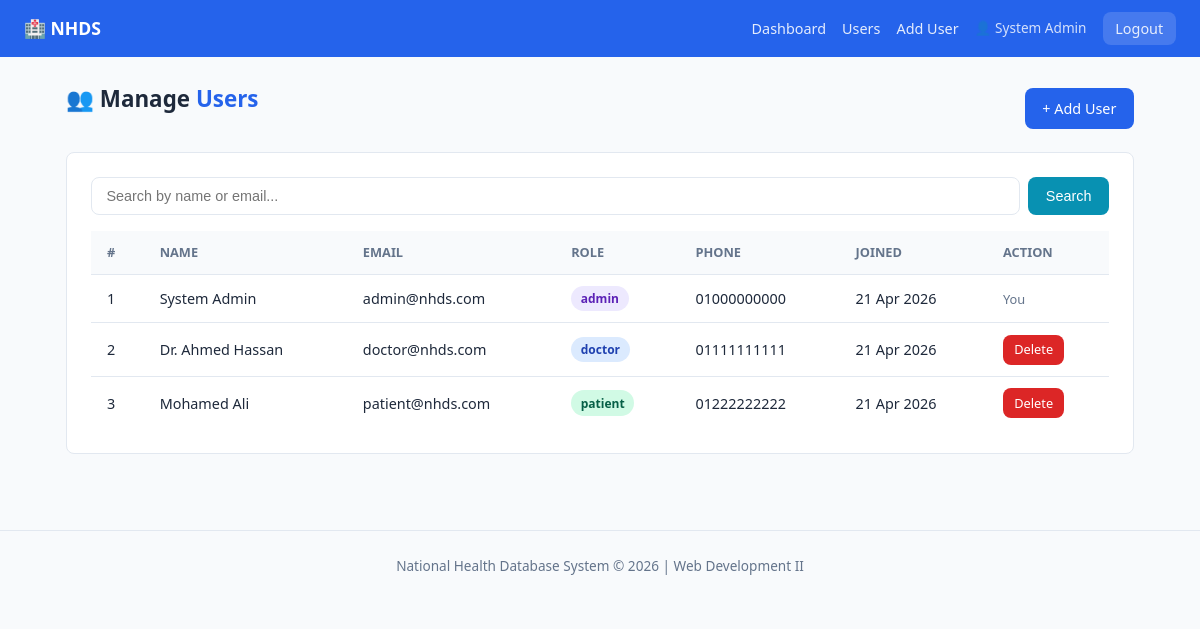
The page /pages/admin/users.php (signed in) on the database its author committed.
### tables this page shows
CREATE TABLE IF NOT EXISTS users (
  id          INT          NOT NULL AUTO_INCREMENT,
  name        VARCHAR(100) NOT NULL,
  email       VARCHAR(150) NOT NULL UNIQUE,
  password    VARCHAR(255) NOT NULL,           
  role        ENUM('admin','doctor','patient') NOT NULL,
  phone       VARCHAR(20)  DEFAULT NULL,
  created_at  TIMESTAMP    NOT NULL DEFAULT CURRENT_TIMESTAMP,

  PRIMARY KEY (id),
  INDEX idx_email (email),
  INDEX idx_role  (role)
);

### classes/Database.php (called while the page is built, shortened)
<?php
class Database {
    private static ?Database $instance = null;
    private PDO $connection;
    private function __construct() {
        $dsn = "mysql:host=" . DB_HOST . ";dbname=" . DB_NAME . ";charset=" . DB_CHAR;
        $options = [
            PDO::ATTR_ERRMODE            => PDO::ERRMODE_EXCEPTION,
            PDO::ATTR_DEFAULT_FETCH_MODE => PDO::FETCH_ASSOC,
            PDO::ATTR_EMULATE_PREPARES   => false,
        ];
        try {
            $this->connection = new PDO($dsn, DB_USER, DB_PASS, $options);
        } catch (PDOException $e) {
            die(json_encode(['error' => 'Database connection failed: ' . $e->getMessage()]));
        }
    }
    public static function getInstance(): Database {
        if (self::$instance === null) {
            self::$instance = new Database();
        }
        return self::$instance;
    }
    public function getConnection(): PDO {
        return $this->connection;
    }
}

### classes/User.php (called while the page is built, shortened)
<?php
class User {
    public function __construct() {
        $this->db = Database::getInstance()->getConnection();
    }
}

### classes/Admin.php (called while the page is built, shortened)
<?php
class Admin extends User {
    public function getUsers(): array {
        $stmt = $this->db->prepare(
            "SELECT id, name, email, role, phone, created_at
             FROM users ORDER BY created_at DESC"
        );
        $stmt->execute();
        return $stmt->fetchAll();
    }
}

### pages/admin/users.php (the view, shortened to what this page needs)
<?php
$admin   = new Admin();
$keyword = htmlspecialchars(trim($_GET['q'] ?? ''));
$users   = $keyword ? $admin->searchUsers($keyword) : $admin->getUsers();
include __DIR__ . '/../../includes/header.php';
?>
<div class="d-flex justify-between align-center mb-2">
  <h1 class="page-title">👥 Manage <span>Users</span></h1>
  <a href="/pages/admin/add_user.php" class="btn btn-primary">+ Add User</a>
</div>
<div class="card">
  <form method="GET" class="d-flex gap-1 mb-2">
    <input type="text" name="q" placeholder="Search by name or email..." value="<?= $keyword ?>" style="flex:1">
    <button class="btn btn-info">Search</button>
  </form>
  <div class="table-wrap">
    <table>
      <thead><tr><th>#</th><th>Name</th><th>Email</th><th>Role</th><th>Phone</th><th>Joined</th><th>Action</th></tr></thead>
      <tbody>
        <?php foreach ($users as $u): ?>
        <tr>
          <td><?= $u['id'] ?></td>
          <td><?= htmlspecialchars($u['name']) ?></td>
          <td><?= htmlspecialchars($u['email']) ?></td>
          <td><span class="badge badge-<?= $u['role'] ?>"><?= $u['role'] ?></span></td>
          <td><?= htmlspecialchars($u['phone'] ?? '—') ?></td>
          <td><?= date('d M Y', strtotime($u['created_at'])) ?></td>
          <td>
            <?php if ($u['id'] != $_SESSION['user_id']): ?>
            <a href="users.php?delete=<?= $u['id'] ?>" class="btn btn-danger btn-sm"
               onclick="return confirm('Delete this user and all their data?')">Delete</a>
            <?php else: ?>
            <span class="text-muted" style="font-size:.8rem">You</span>
            <?php endif; ?>
          </td>
        </tr>
        <?php endforeach; ?>
      </tbody>
    </table>
  </div>
</div>
<?php include __DIR__ . '/../../includes/footer.php'; ?>

### includes/header.php (shortened to what this page needs)
<?php
$role     = $_SESSION['user_role'] ?? '';
$userName = htmlspecialchars($_SESSION['user_name'] ?? '');
?>
<!DOCTYPE html>
<html lang="en">
<head>
    <link rel="stylesheet" href="/assets/style.css">
</head>
<body>
<nav class="navbar">
    <a href="/" class="navbar-brand">🏥 NHDS</a>
    <div class="navbar-links">
        <?php if ($role === 'admin'): ?>
            <a href="/pages/admin/dashboard.php">Dashboard</a>
            <a href="/pages/admin/users.php">Users</a>
            <a href="/pages/admin/add_user.php">Add User</a>
        <?php endif; ?>
        <?php if ($role): ?>
            <span class="nav-user">👤 <?= $userName ?></span>
            <a href="/logout.php" class="btn-logout">Logout</a>
        <?php endif; ?>
    </div>
</nav>
<main class="container">

### includes/footer.php
</main>
<footer class="footer">
    <p>National Health Database System &copy; <?= date('Y') ?> | Web Development II</p>
</footer>
</body>
</html>

### assets/style.css (style rules this page uses)
:root { --primary: #2563eb; --primary-d: #1d4ed8; --success: #16a34a; --danger: #dc2626; --warning: #d97706; --info: #0891b2; --bg: #f8fafc; --surface: #ffffff; --border: #e2e8f0; --text: #1e293b; --muted: #64748b; --radius: 8px; --shadow: 0 1px 3px rgba(0,0,0,.1); }
* { box-sizing: border-box; margin: 0; padding: 0; }
body { font-family: 'Segoe UI', system-ui, sans-serif; background: var(--bg); color: var(--text); font-size: 15px; line-height: 1.6; }
.navbar { background: var(--primary); color: #fff; padding: .75rem 1.5rem; display: flex; align-items: center; justify-content: space-between; flex-wrap: wrap; gap: .5rem; position: sticky; top: 0; z-index: 100; }
.navbar-brand { color:#fff; font-size:1.1rem; font-weight:700; text-decoration:none; }
.navbar-links { display:flex; align-items:center; gap:1rem; flex-wrap:wrap; }
.navbar-links a { color:rgba(255,255,255,.88); text-decoration:none; font-size:.9rem; }
.nav-user { font-size:.85rem; opacity:.8; }
.btn-logout { background:rgba(255,255,255,.15); padding:.3rem .8rem; border-radius:var(--radius); }
.container { max-width:1100px; margin:0 auto; padding:1.5rem 1rem; }
.card { background:var(--surface); border:1px solid var(--border); border-radius:var(--radius); padding:1.5rem; margin-bottom:1.25rem; }
.table-wrap { overflow-x:auto; }
table { width:100%; border-collapse:collapse; font-size:.9rem; }
thead { background:var(--bg); }
th,td { padding:.7rem 1rem; text-align:left; border-bottom:1px solid var(--border); }
th { font-weight:600; color:var(--muted); font-size:.8rem; text-transform:uppercase; }
tr:last-child td { border-bottom:none; }
input,select,textarea { width:100%; padding:.6rem .9rem; border:1px solid var(--border); border-radius:var(--radius); font-size:.9rem; color:var(--text); background:var(--surface); }
.btn { display:inline-block; padding:.55rem 1.1rem; border-radius:var(--radius); font-size:.9rem; font-weight:500; cursor:pointer; text-decoration:none; border:none; }
.btn-primary { background:var(--primary); color:#fff; }
.btn-danger { background:var(--danger); color:#fff; }
.btn-info { background:var(--info); color:#fff; }
.btn-sm { padding:.3rem .7rem; font-size:.8rem; }
.badge { display:inline-block; padding:.2rem .6rem; border-radius:20px; font-size:.75rem; font-weight:600; }
.badge-admin { background:#ede9fe; color:#5b21b6; }
.badge-doctor { background:#dbeafe; color:#1e40af; }
.badge-patient { background:#d1fae5; color:#065f46; }
.page-title { font-size:1.4rem; font-weight:700; margin-bottom:1.25rem; }
.page-title span { color:var(--primary); }
.footer { text-align:center; padding:1.5rem; color:var(--muted); font-size:.85rem; border-top:1px solid var(--border); margin-top:2rem; }
.text-muted { color:var(--muted); }
.mb-2 { margin-bottom:1rem; }
.d-flex { display:flex; }
.gap-1 { gap:.5rem; }
.align-center { align-items:center; }
.justify-between { justify-content:space-between; }

### rows shown on the page
users: id "1", name "System Admin", email "admin@nhds.com", role "admin", phone "01000000000", created_at "21 Apr 2026", shows "You"
users: id "2", name "Dr. Ahmed Hassan", email "doctor@nhds.com", role "doctor", phone "01111111111", created_at "21 Apr 2026"
users: id "3", name "Mohamed Ali", email "patient@nhds.com", role "patient", phone "01222222222", created_at "21 Apr 2026"

### other values the page prints
$userName "System Admin"
